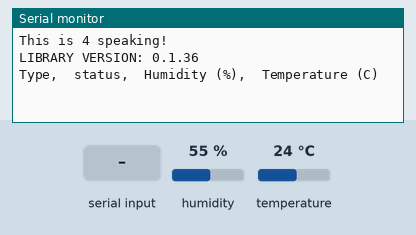
Bench run of a sketch on a simulated Arduino Uno, built with avr-gcc and run on an emulated ATmega328P. Parts: the last lines printed to the serial monitor. The inputs (shaded band) are chosen by the test bench; at power-on: humidity 55 %, temperature 24 °C. Random numbers use the default seed unless the sketch sets one; the modem accepts every AT command (registered, SIM ready, sends succeed) and sends nothing else.

Above: at 5.3 s.
5.4 s: "+++" received over Serial
At 7.6 s:
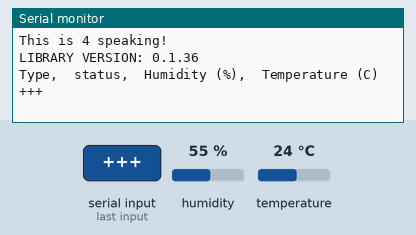
7.9 s: "send" received over Serial
At 9.7 s:
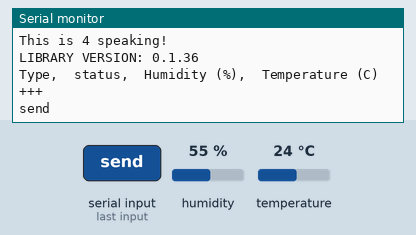
10.4 s: "90,45\n" received over Serial
At 12.8 s:
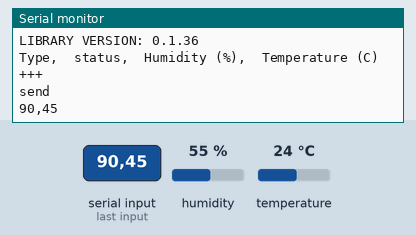

The sketch:

NodeLMAC-1.ino
```cpp
#include <SoftwareSerial.h>
#include <dht.h>
#define NodeID 4
#define DHT22_PIN 7

SoftwareSerial mySerial(2,3); //使用软串口，避免和程序烧写用的串口冲突，重定义pin2是rx，pin3是tx，实现多串口使用
String nodeSendString = ""; //节点发送数据包
String nodeGetString = ""; //节点接收数据包
String nodeData = ""; //传感器数据包（上传到服务器）
String tempString = ""; //暂时字符串变量
dht DHT;//传感器对象
char SF[6] = {'7','8','9','A','B','C'}; //可以使用的SF扩频因子
String CH[6] = {"1C578DE0","1C5A9B20","1C5DAB60","1C60B5A0","1C63C2E0","1C66D020"}; //可以使用的CH频道，CH/SF各自选择2个，共四个信道，共五个节点争夺
unsigned long time;
int ID = NodeID; //节点编号
int sendMessage = 0; //统计发送数据包总数
int getMessage = 0; //统计接收数据包的总数
float timeCost = 0; //计算传输速率
int randomSF = 0; //随机信道对应的SF
int randomCH = 0;  //随机信道对应的CH
int lastTx = 0;
int lastRx = 0;
int lossRateOutput = 1;

void setup() {
  //定义串口波特率为9600
  Serial.begin(9600);
  mySerial.begin(9600);
  //确定是几号节点
  String firstSend = String("This is ") + String(NodeID) + String(" speaking!");
  Serial.println(firstSend);
  Serial.println("LIBRARY VERSION: " + String(DHT_LIB_VERSION));
  Serial.println("Type,\tstatus,\tHumidity (%),\tTemperature (C)");
  delay(3*1000); //方便时间计算

  randomSeed(analogRead(5));
  int r = random(0,2);
  randomSF = random(0,2); //随机信道对应的SF
  randomCH = random(0,2);  //随机信道对应的CH
  String serverData;
  mySerial.listen(); //开启软串口监听
  //进入lora模块的配置模式修改CH/SF
  mySerial.print("+++");
  delay(13);
  mySerial.println("AT+TSF=0"+String(SF[randomSF]));
  delay(13);
  mySerial.println("AT+TFREQ="+CH[randomCH]);
  delay(13);
  mySerial.println("ATT");
  delay(13);
  while(mySerial.available() > 0 ){
    serverData = mySerial.readString();
  }
  delay(13);
}

void loop() {
  mySerial.listen(); //开启软串口监听

  //限制发送传感器数据的频率，每2秒发送一次
  int getTime = millis();
  if(getTime%(2*1000) == 0){
    String sensor = getSensorData();
//    nodeSendToServer(sensor); //向服务器发送数据
    nodeSendToServer(sensor);
  }

  //读取串口数据，使用readString连续读取字符串
  while(Serial.available() > 0 ){
     nodeSendString = Serial.readString();
     nodeSendString.trim(); // 去除字符串中的空格、回车、tab等
  }
  //向lora模块发送数据
  if(nodeSendString != ""){
    Serial.println(nodeSendString);
    if(nodeSendString == "+++")
      mySerial.print(nodeSendString); //进入配置模式不需要回车，命令：+++
    else if(nodeSendString == "send"){
      nodeSendToServer(getSensorData());
    }
    else
      mySerial.println(nodeSendString); //其他的AT指令都必须要回车，数据的话暂定需要回车，如：查询配置参数指令：AT+CFG?，直接输入字符即可，不需要再输入回车
  }


  //读取串口数据，使用readString连续读取字符串
  while(mySerial.available() > 0 ){
    nodeGetString = mySerial.readString();
    nodeGetString.trim(); // 去除字符串中的空格、回车、tab等
  }
  //获得lora模块返回的数据
  if(nodeGetString != "")
//  Serial.println(nodeGetString);
  if(nodeGetString[0] == char(ID + 48)){
    nodeHandleServerLMAC1(nodeGetString); //处理服务器回传数据
  }

  //当节点发送/接收的数据不为空时，须在循环的末端归零
  if(nodeSendString != "" || nodeGetString != ""){
    nodeSendString = "";
    nodeGetString = "";
  }

//  unsigned long timeNow = millis()/1000;
//  if(timeNow % 120 == 0){
//      String transmitRateAndTxRx = "Node:" + String(ID);
//      transmitRateAndTxRx += ", transmitRate:" + String(timeCost);
//      transmitRateAndTxRx += ", tx:" + String(sendMessage) + ", rx:" + String(getMessage);
////      transmitRateAndTxRx += ", CH:" + String(nowCH) + ", SF：" +String(nowSF);
//      Serial.println(transmitRateAndTxRx);
//      mySerial.println(transmitRateAndTxRx);
//    }

//  int time2 = millis();
//  if(time2 % (10*1000) == 0 && lossRateOutput == 1){
//    float lossRate = 100 - ((getMessage-lastRx)*100)/(sendMessage - lastTx);
//    Serial.println("lossRate:"+ String(lossRate) + "%");
//    lastTx = sendMessage;
//    lastRx = getMessage;
//    lossRateOutput = 0;
//  }


}

//解析收到的传感器数据 函数
String getSensorData(){
  String data = "";
//  Serial.print("DHT22, \t");
  int chk = DHT.read22(DHT22_PIN);  //读取数据
  switch (chk)
  {
    case DHTLIB_OK:
//                Serial.print("OK,\t");
                break;
    case DHTLIB_ERROR_CHECKSUM:
                Serial.print("Checksum error,\t");
                break;
    case DHTLIB_ERROR_TIMEOUT:
                Serial.print("Time out error,\t");
                break;
    default:
                Serial.print("Unknown error,\t");
                break;
  }
  data = String(round(DHT.humidity)) + String(round(DHT.temperature)); //返回湿度+温度
//  Serial.println("humidity:"+String(round(DHT.humidity))+",temprature:"+String(round(DHT.temperature)));
  return data;
}

//随机选择CH/SF信道，发送数据 函数
//发送数据格式为:节点ID+"数据"+CH/SF+时间
void nodeSendToServer(String sensorData){
  sendMessage++;
  //组装数据包
  unsigned long tempTime = millis();
  nodeData = String(ID) + sensorData + String(randomCH) + String(randomSF) + String(tempTime/1000);
  mySerial.println(nodeData); //使用lora节点发送数据
}


//服务器回传数据处理 函数(LMAC-1版本)
//服务器回传数据的格式为:节点ID+"ANSWERED"+CH/SF+时间（发送数据的时间）
void nodeHandleServerLMAC1(String serverData){
  if(int(serverData[0] - 48) == ID){
    getMessage++;
    int nowCH = int(serverData[9] - 48);
    int nowSF = int(serverData[10] - 48);
    unsigned long time1 = serverData.substring(11,serverData.length()).toInt();
    unsigned long time2 = millis()/1000;
    unsigned long timeStamp = time2 - time1;
    timeCost += timeStamp;
    timeCost = timeCost/getMessage;
//    if(time2 % 120 == 0){
      String transmitRateAndTxRx = "Node:" + String(ID);
      transmitRateAndTxRx += ", transmitRate:" + String(timeCost);
      transmitRateAndTxRx += ", tx:" + String(sendMessage) + ", rx:" + String(getMessage);
      transmitRateAndTxRx += ", CH:" + String(nowCH) + ", SF:" +String(nowSF);
      Serial.println(transmitRateAndTxRx);
//      mySerial.println(transmitRateAndTxRx);
//    }
  }
//    lossRateOutput = 1;
}
```

Measured:
- after the input at 5.4 s, the serial monitor: prints a new line after 1.0 s (image 1)
- after the input at 7.9 s, the serial monitor: prints a new line after 1.0 s (image 2)
- after the input at 10.4 s, the serial monitor: prints a new line after 1.0 s (image 3)
